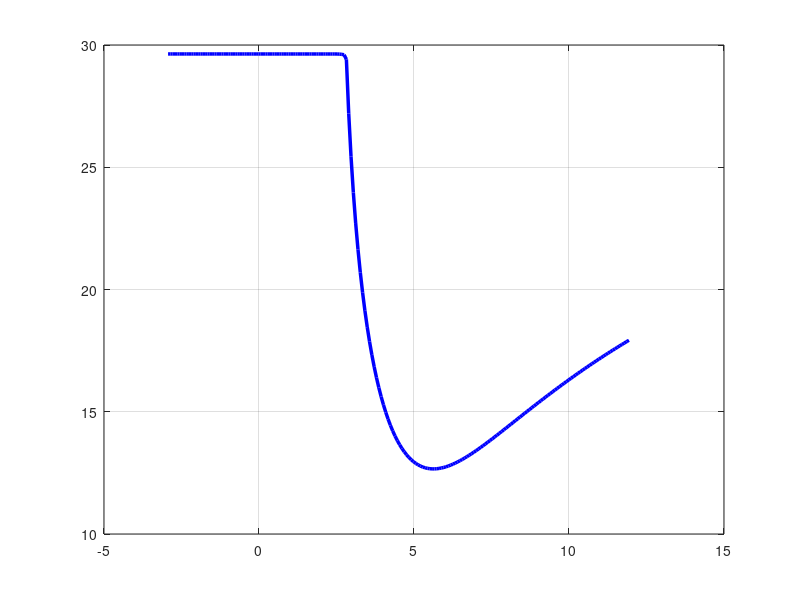

This figure's MATLAB source: (Note: this script raises an error after producing the figure.)
%function [d_cm,U_fl] = flutter_vs_d()
function flutter_vs_d()
% Flutter speed and stability surface as a function of CG-to-AC distance d.
%
% d = x_CG - x_AC  [m]:  + when CG is aft of AC (destabilising)
%                         - when CG is forward of AC  (stabilising)
%
% NACA 2412 context: AC at ~25% chord; user specifies CG also at 25% chord
% => d_nom = 0, which maps to S = m*(0 - ea) = -m*ea = -0.10 kg.m.
%
% Relation to build_2dof parameters (build_models.m):
%   S     = m * (d - ea)        static unbalance [kg.m]
%   M_mat = [m, S; S, Ip]       mass matrix
%
% Physical constraint for PD mass matrix:
%   m*Ip > S^2  =>  |d - ea| < sqrt(Ip/m) = r_gyr
%
% Outputs:
%   Figure 1  2-D line:  U_flutter vs d
%   Figure 2  3-D surf:  max Re(lambda) over (d, U) space
%             Red curve on surface = flutter boundary (Re = 0)

% ---- fixed parameters (match build_2dof / aero_terms in build_models.m) --
m  = 1.5;     Ip = 0.0084;
k  = 900.0;  cd = 1.0;     d_sp  = 0.22;  % d_sp = spring spacing (not CG-AC d!)

rho = 1.225;  chord = 0.30;  span = 0.50;
Clalpha = 6;  ea = 0.045;            % AC forward of elastic axis [m]

% Structural matrices (independent of d or U)
Ks       = [2*k,  0;   0, k*d_sp^2/2];
C_struct = [2*cd, 0;   0, cd*d_sp^2/2];

% ---- parametric range ---------------------------------------------------
% PD constraint: |d - ea| < sqrt(Ip/m)
r_gyr = sqrt(Ip / m);            % = 0.0707 m
d_min =  ea - r_gyr + 5e-4;     % m  (add small margin)
d_max =  ea + r_gyr - 5e-4;

d_vec = linspace(d_min, d_max, 200);   % CG-to-AC distance [m]
U_vec = linspace(0.5,   50,   500);    % freestream speed  [m/s]

Nd = numel(d_vec);
Nu = numel(U_vec);

max_re_surf = nan(Nu, Nd);   % max Re(eig(A)) at each (U, d) point
U_fl        = nan(1,  Nd);   % flutter speed for each d

for id = 1:Nd
    d_cga = d_vec(id);
    S     = m * (d_cga - ea);    % static unbalance
    M     = [m, S;  S, Ip];

    if det(M) <= 0; continue; end
    Minv = inv(M);

    for iu = 1:Nu
        U  = U_vec(iu);
        qS = 0.5 * rho * U^2 * chord * span;

        Ka = [0,  qS*Clalpha;   0, -qS*Clalpha*ea];
        Ca = (qS*Clalpha / U) .* [1, 0;  -ea, 0];

        A  = [zeros(2),          eye(2);
            -Minv*(Ks + Ka),  -Minv*(C_struct + Ca)];

        max_re_surf(iu, id) = max(real(eig(A)));
    end

    % flutter crossing: first U where max Re crosses 0 from below
    col = max_re_surf(:, id)';
    cx  = find(diff(sign(col)) > 0, 1);
    if ~isempty(cx)
        U_fl(id) = interp1(col(cx:cx+1), U_vec(cx:cx+1), 0);
    end
end

d_cm = d_vec * 100;   % display in cm

% print summary
fprintf('CG-to-AC distance range: [%.2f, %.2f] cm\n', d_cm(1), d_cm(end));
fprintf('d = 0 (CG at AC, NACA2412 nom.): U_flutter = %.3f m/s\n', ...
    interp1(d_cm, U_fl, 0, 'linear', NaN));
[min_Ufl, i_min] = min(U_fl);
fprintf('Lowest flutter:  U_fl = %.3f m/s at d = %.2f cm\n', min_Ufl, d_cm(i_min));

% =========================================================================
% Figure 1 — 2-D:  U_flutter vs d
% =========================================================================
f1 = figure('Name','Flutter speed vs d', 'Position',[60 80 760 470]);
plot(d_cm, U_fl, 'b-', 'LineWidth', 2.5);
hold on;  grid on;

% mark d = 0 (CG at AC)
xline(0, 'k--', 'LineWidth', 1.3, 'HandleVisibility','off');
text(0.3, min(U_fl, [], 'omitnan') * 0.93, ...
    '  d = 0  (CG at AC)', 'FontSize', 9, 'Color', [0.3 0.3 0.3]);

% mark original model point (d from original S = 0.015)
S_orig   = 0.015;
d_orig   = S_orig/m + ea;   % = 0.0575 m = 5.75 cm
Ufl_orig = interp1(d_cm, U_fl, d_orig*100, 'linear', NaN);
if ~isnan(Ufl_orig)
    plot(d_orig*100, Ufl_orig, 'rs', 'MarkerSize', 10, 'MarkerFaceColor','r', ...
        'DisplayName', sprintf('build\\_2dof  d=%.1fcm, U_{fl}=%.1f m/s', ...
        d_orig*100, Ufl_orig));
    legend('Location','best','FontSize',9);
end

xlabel('d = x_{CG} - x_{AC}  [cm]     (+ : CG aft of AC)', 'FontSize', 12);
ylabel('Flutter speed  U_{flutter}  [m/s]', 'FontSize', 12);
title({'Flutter speed vs CG-to-AC distance  d', ...
    'NACA 2412  --  CG at 25% chord when d = 0'}, 'FontSize', 12);

% =========================================================================
% Figure 2 — 3-D surf:  max Re(lambda) over (d, U)
% =========================================================================
[D_cm, UU] = meshgrid(d_cm, U_vec);

f2 = figure('Name','3D stability surface (d, U)', 'Position',[130 80 1000 680]);

% surface
surf(D_cm, UU, max_re_surf, 'EdgeColor','none', 'FaceAlpha', 0.88);
hold on;

% flutter boundary: Re = 0 contour on the surface (red)
contour3(D_cm, UU, max_re_surf, [0 0], 'r-', 'LineWidth', 3.5);

% transparent Re = 0 plane for reference
xlm = [min(d_cm), max(d_cm)];
ylm = [U_vec(1),  U_vec(end)];
patch([xlm(1) xlm(2) xlm(2) xlm(1)], ...
    [ylm(1) ylm(1) ylm(2) ylm(2)], ...
    [0 0 0 0], [0.6 0.6 0.6], ...
    'FaceAlpha', 0.12, 'EdgeColor','none');

% original model marker projected onto surface
if ~isnan(Ufl_orig) && d_orig*100 >= d_cm(1) && d_orig*100 <= d_cm(end)
    z_marker = interp2(D_cm, UU, max_re_surf, d_orig*100, Ufl_orig, 'linear', NaN);
    plot3(d_orig*100, Ufl_orig, 0, 'rs', 'MarkerSize', 12, ...
        'MarkerFaceColor','r', 'LineWidth', 1.5);
end

% colormap: blue (stable) -> white (neutral) -> red (unstable)
colormap(bwr_cmap(256));
c_lim = prctile(abs(max_re_surf(:)), 95);
clim([-c_lim, c_lim]);
cb = colorbar;
cb.Label.String  = 'max  Re(\lambda)  [1/s]';
cb.Label.FontSize = 11;

xlabel('d = x_{CG} - x_{AC}  [cm]', 'FontSize', 11);
ylabel('Freestream speed  U  [m/s]', 'FontSize', 11);
zlabel('max  Re(\lambda)  [1/s]',    'FontSize', 11);
title({'Stability surface over (CG-to-AC distance  d,  speed  U)', ...
    'Red curve = flutter boundary  [Re(\lambda) = 0]'}, 'FontSize', 12);
view([-42, 28]);

% ---- save ---------------------------------------------------------------
%here = fileparts(mfilename('fullpath'));
%exportgraphics(f1, fullfile(here, 'flutter_vs_d_2D.png'),'Resolution', 300);
%exportgraphics(f2, fullfile(here, 'flutter_vs_d_3D.png'),'Resolution', 300);
%fprintf('Saved: flutter_vs_d_2D.png  and  flutter_vs_d_3D.png\n');
end

% =========================================================================
% Local helper: diverging blue-white-red colormap
% =========================================================================
function cmap = bwr_cmap(n)
n2 = ceil(n / 2);
blue_to_white = [linspace(0,1,n2)', linspace(0,1,n2)', ones(n2,1)];
white_to_red  = [ones(n2,1), linspace(1,0,n2)', linspace(1,0,n2)'];
cmap = [blue_to_white; white_to_red];
cmap = cmap(1:n, :);
end
